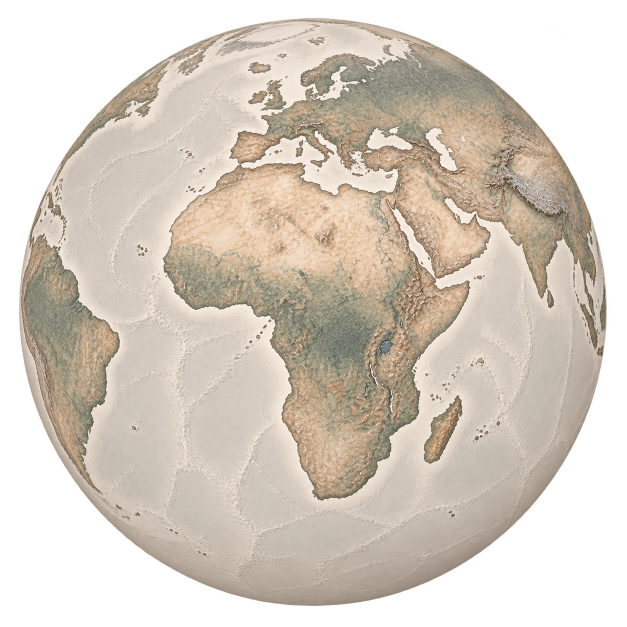
#> input picture scripts/data/globes-source/Africa.png, 1254 x 1254 px (shown at 1/2 size); its folder holds only this picture in this run
$ python prepare-globes.py
#> lines starting #> are read from the running program, lines starting #| are printed output that depends on the picture; after the words box and inside, x2 and y2 are one past the last pixel; in counts of white or black regions, pixels touching at a corner belong together
#> further down, im is the input picture: PIL image 1254x1254 RGBA; mean R, G, B, A 137.3, 127.5, 115.2, 173.4
"""Prepara los globos del atlas móvil: quita el fondo, los recorta en círculo y se queda con la mitad superior.

Uso: python scripts/prepare-globes.py
Lee scripts/data/globes-source/*.png (globo completo, con fondo negro o transparente irregular)
y escribe public/atlas/globes/<region>.webp (media esfera con fondo transparente).
Requiere Pillow, numpy y scipy.
"""
from pathlib import Path

import numpy as np
from PIL import Image
from scipy import ndimage

ROOT = Path(__file__).resolve().parent
SOURCE = ROOT / "data" / "globes-source"
OUT = ROOT.parent / "public" / "atlas" / "globes"
NAMES = {"America": "america", "Europa": "europa", "Asia": "asia", "Africa": "africa", "Oceania": "oceania"}
INSET = 9  # píxeles que se recortan del borde para quitar el halo del fondo
HALF_SIZE = (1100, 594)


def globe_mask(im: Image.Image) -> np.ndarray:
    rgba = np.asarray(im.convert("RGBA")).astype(np.int16)
    solid = (rgba[..., 3] > 128) & (rgba[..., :3].max(axis=-1) > 25)
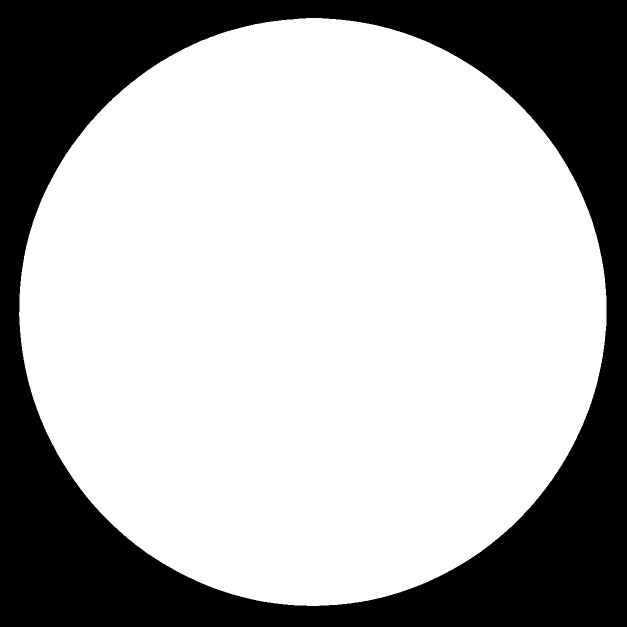
#> solid: shape (1254, 1254) bool (shown at 1/2 size); 68.6% white; 1 black region, box (x1, y1, x2, y2) and area: (0, 0, 1254, 1254) 493205
    solid = ndimage.binary_opening(solid, structure=np.ones((15, 15)))
#> solid: shape (1254, 1254) bool; 68.6% white; 1 black region, box (x1, y1, x2, y2) and area: (0, 0, 1254, 1254) 493214
    labels, count = ndimage.label(solid)
#> count = 1
    sizes = ndimage.sum(solid, labels, range(1, count + 1))
#> sizes = [1079302]
    return labels == (1 + int(np.argmax(sizes)))


for source in sorted(SOURCE.glob("*.png")):
    im = Image.open(source).convert("RGBA")
    mask = globe_mask(im)
    ys, xs = np.where(mask)
    cx, cy = (xs.min() + xs.max()) / 2, (ys.min() + ys.max()) / 2
#> cx = 625.5; cy = 623.5
    radius = ((xs.max() - xs.min()) + (ys.max() - ys.min())) / 4 - INSET
#> radius = 578

    yy, xx = np.mgrid[0 : im.height, 0 : im.width]
    alpha = np.clip(radius - np.hypot(xx - cx, yy - cy) + 0.5, 0, 1)
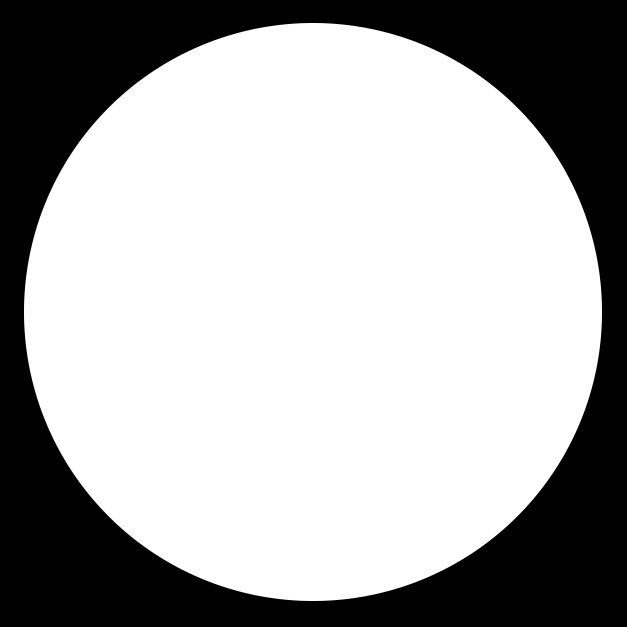
#> alpha: shape (1254, 1254) float64 (shown at 1/2 size); min 0, max 1, mean 0.667
    pixels = np.asarray(im).copy()
    # Cerca del borde, lo muy oscuro es resto del fondo (el halo negro de algunos archivos).
    luma = pixels[..., :3].astype(np.float32).max(axis=-1)
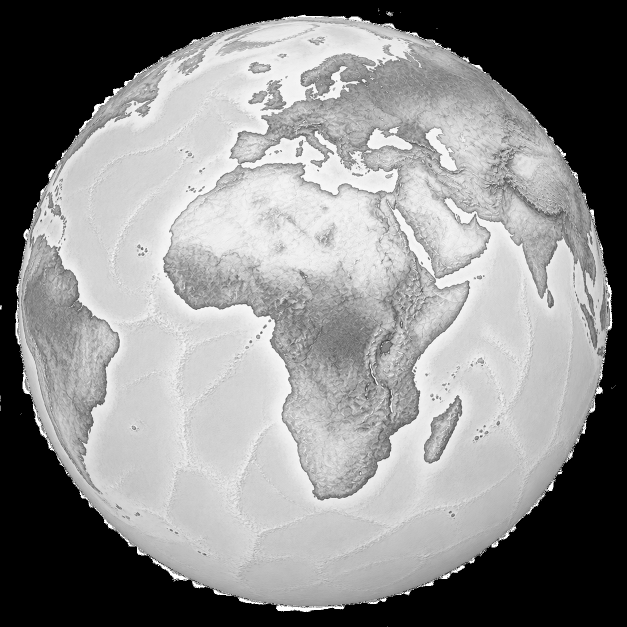
#> luma: shape (1254, 1254) float32 (shown at 1/2 size); min 0, max 255, mean 137.4
    edge = np.hypot(xx - cx, yy - cy) > radius - 45
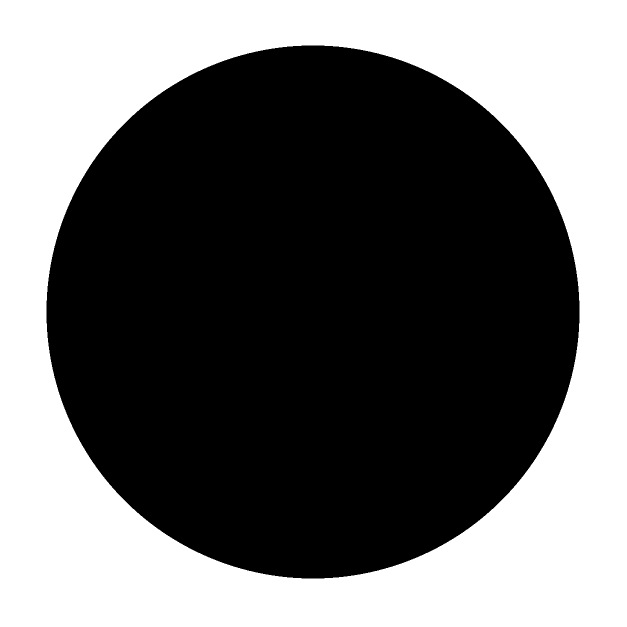
#> edge: shape (1254, 1254) bool (shown at 1/2 size); 43.2% white; 1 white region, box (x1, y1, x2, y2) and area: (0, 0, 1254, 1254) 679984
    alpha = np.where(edge, alpha * np.clip((luma - 70) / 40, 0, 1), alpha)
    pixels[..., 3] = (alpha * 255).astype(np.uint8)
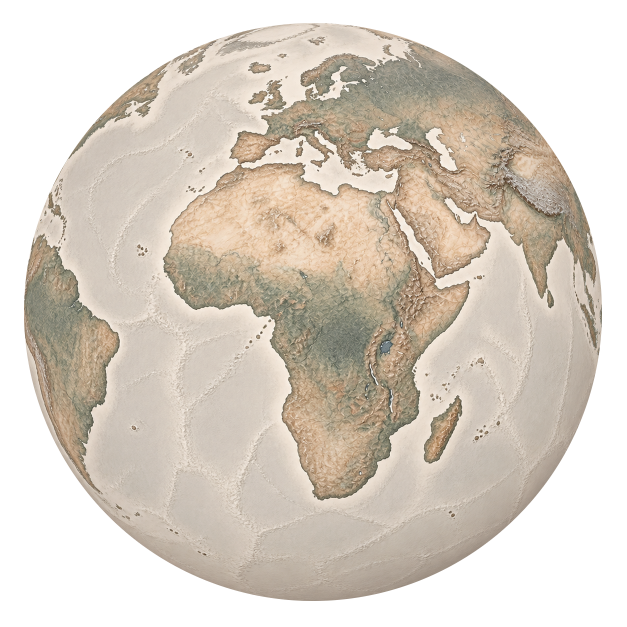
#> pixels: shape (1254, 1254, 4) (shown at 1/2 size); mean R, G, B, A 137.3, 127.5, 115.2, 170.1; transparent parts drawn white

    # Mitad superior del globo: desde el borde de arriba hasta un poco pasado el centro.
    top, bottom = int(cy - radius), int(cy + radius * 0.08)
#> top = 45; bottom = 669
    left, right = int(cx - radius), int(cx + radius) + 1
#> left = 47; right = 1204
    half = Image.fromarray(pixels).crop((left, top, right, bottom))
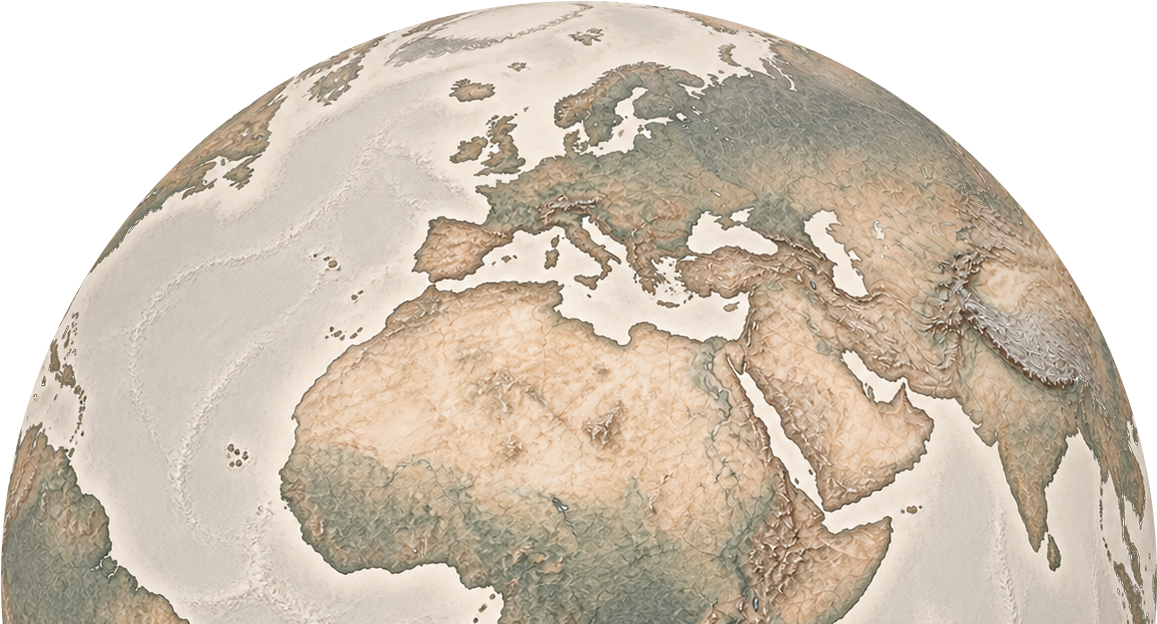
#> half: PIL image 1157x624 RGBA; mean R, G, B, A 163.5, 150.8, 135, 203.6; transparent parts drawn white
    half = half.resize(HALF_SIZE, Image.LANCZOS)  # mismo tamaño en las cinco, para que el cambio no salte
#> half: PIL image 1100x594 RGBA
    OUT.mkdir(parents=True, exist_ok=True)
    target = OUT / f"{NAMES[source.stem]}.webp"
    half.save(target, "WEBP", quality=88, method=6)
#> (the run stopped early here; a loop or call above may not have finished)

$ run again, on scripts/data/globes-source/America.png
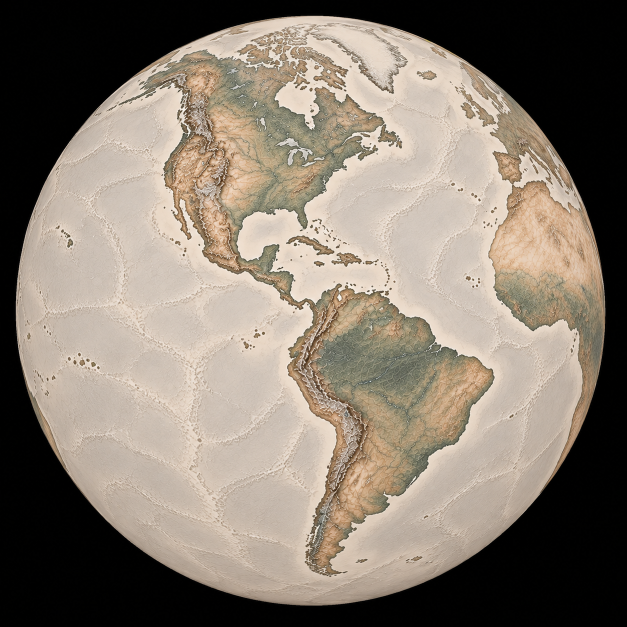
#> input picture scripts/data/globes-source/America.png, 1254 x 1254 px (shown at 1/2 size)
#> in globe_mask, `solid = (rgba[..., 3] > 128) & (rgba[..., :3].max(axis=-1) > 25)`:
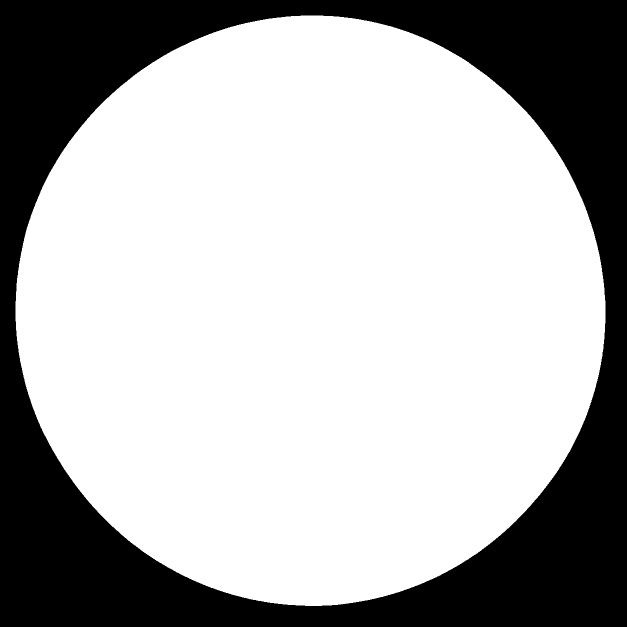
#> solid: shape (1254, 1254) bool (shown at 1/2 size); 69.3% white; 1 black region, box (x1, y1, x2, y2) and area: (0, 0, 1254, 1254) 483545
#> labels: shape (1254, 1254) int32; values 0 (black) and 1 (white), 69.2% white; 1 black region, box (x1, y1, x2, y2) and area: (0, 0, 1254, 1254) 483549
#> count = 1
#> sizes = [1088967]
#> cx = 620.5; cy = 621
#> radius = 580.8
#> edge: shape (1254, 1254) bool; 42.7% white; 1 white region, box (x1, y1, x2, y2) and area: (0, 0, 1254, 1254) 670796
#> top = 40; bottom = 667
#> left = 39; right = 1202
#> `half = Image.fromarray(pixels).crop((left, top, right, bottom))`:
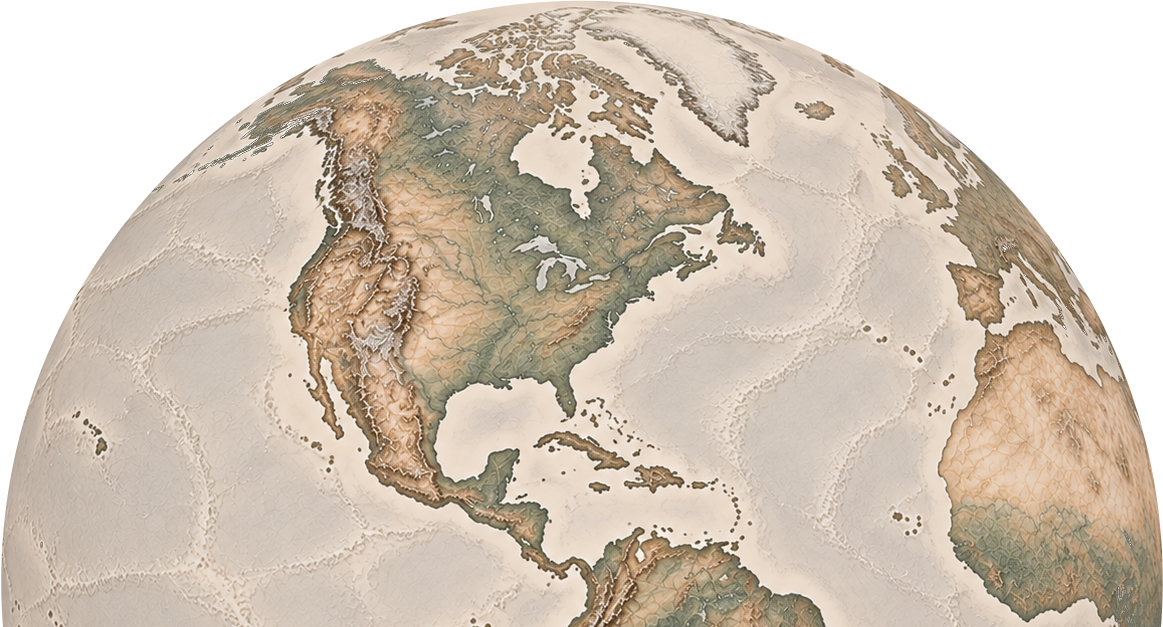
#> half: PIL image 1163x627 RGBA; mean R, G, B, A 161.5, 148.5, 133.8, 203.6; transparent parts drawn white

$ run again, on scripts/data/globes-source/Asia.png
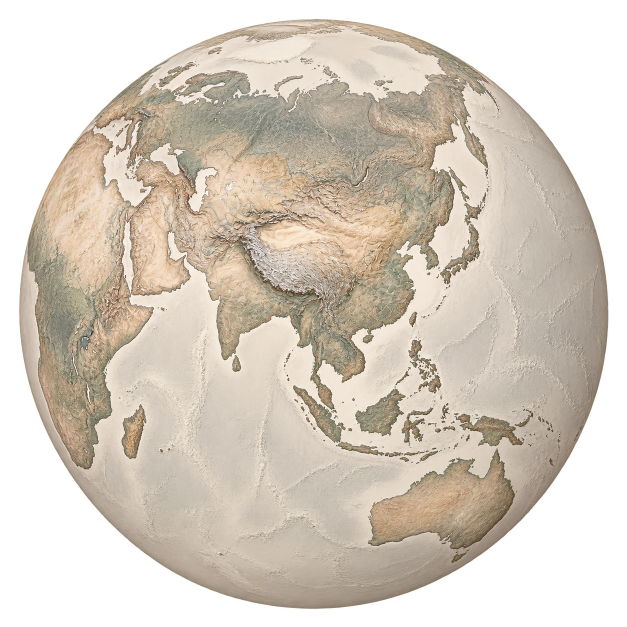
#> input picture scripts/data/globes-source/Asia.png, 1254 x 1254 px (shown at 1/2 size)
#> im is the input picture: PIL image 1254x1254 RGBA; mean R, G, B, A 136.7, 126.8, 114, 174.4
#> in globe_mask, `solid = (rgba[..., 3] > 128) & (rgba[..., :3].max(axis=-1) > 25)`:
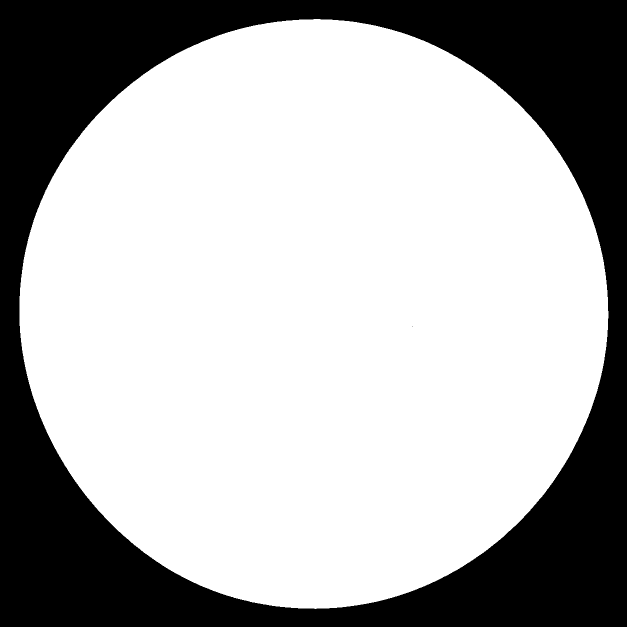
#> solid: shape (1254, 1254) bool (shown at 1/2 size); 69% white; 2 black regions (1 under 20 px), largest, box (x1, y1, x2, y2) and area: (0, 0, 1254, 1254) 488040
#> labels: shape (1254, 1254) int32; values 0 (black) and 1 (white), 69% white; 2 black regions (1 under 20 px), largest, box (x1, y1, x2, y2) and area: (0, 0, 1254, 1254) 488058
#> count = 1
#> sizes = [1084457]
#> cx = 627.5
#> radius = 579.5
#> edge: shape (1254, 1254) bool; 42.9% white; 1 white region, box (x1, y1, x2, y2) and area: (0, 0, 1254, 1254) 675068
#> top = 48; bottom = 673
#> left = 48; right = 1208
#> `half = Image.fromarray(pixels).crop((left, top, right, bottom))`:
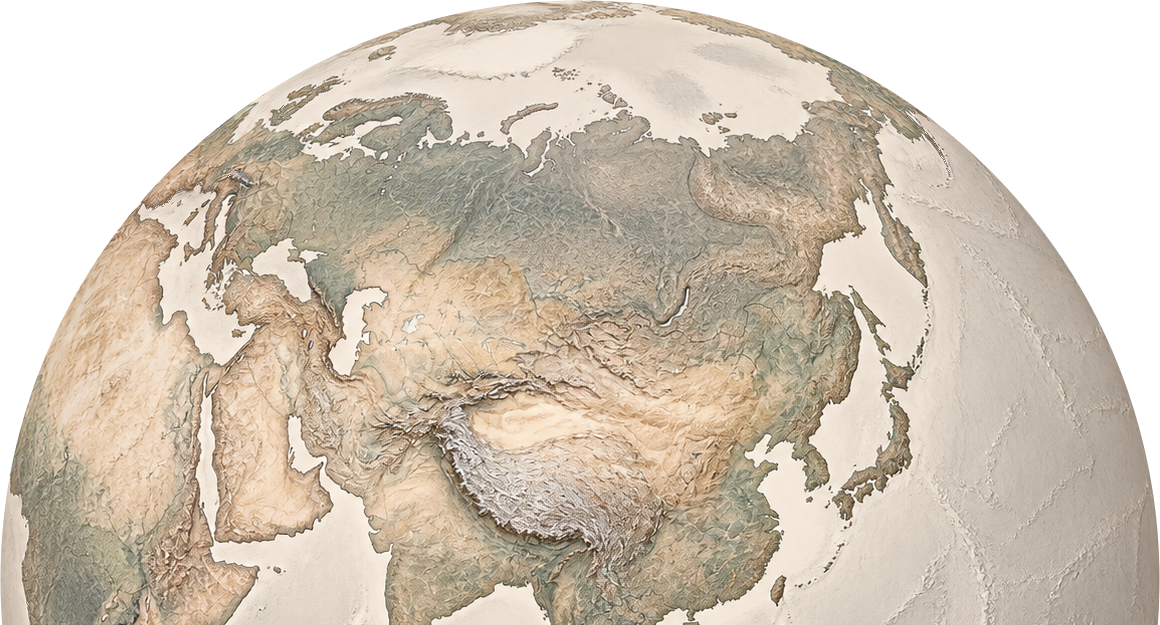
#> half: PIL image 1160x625 RGBA; mean R, G, B, A 162.7, 150.4, 134.5, 203.8; transparent parts drawn white
